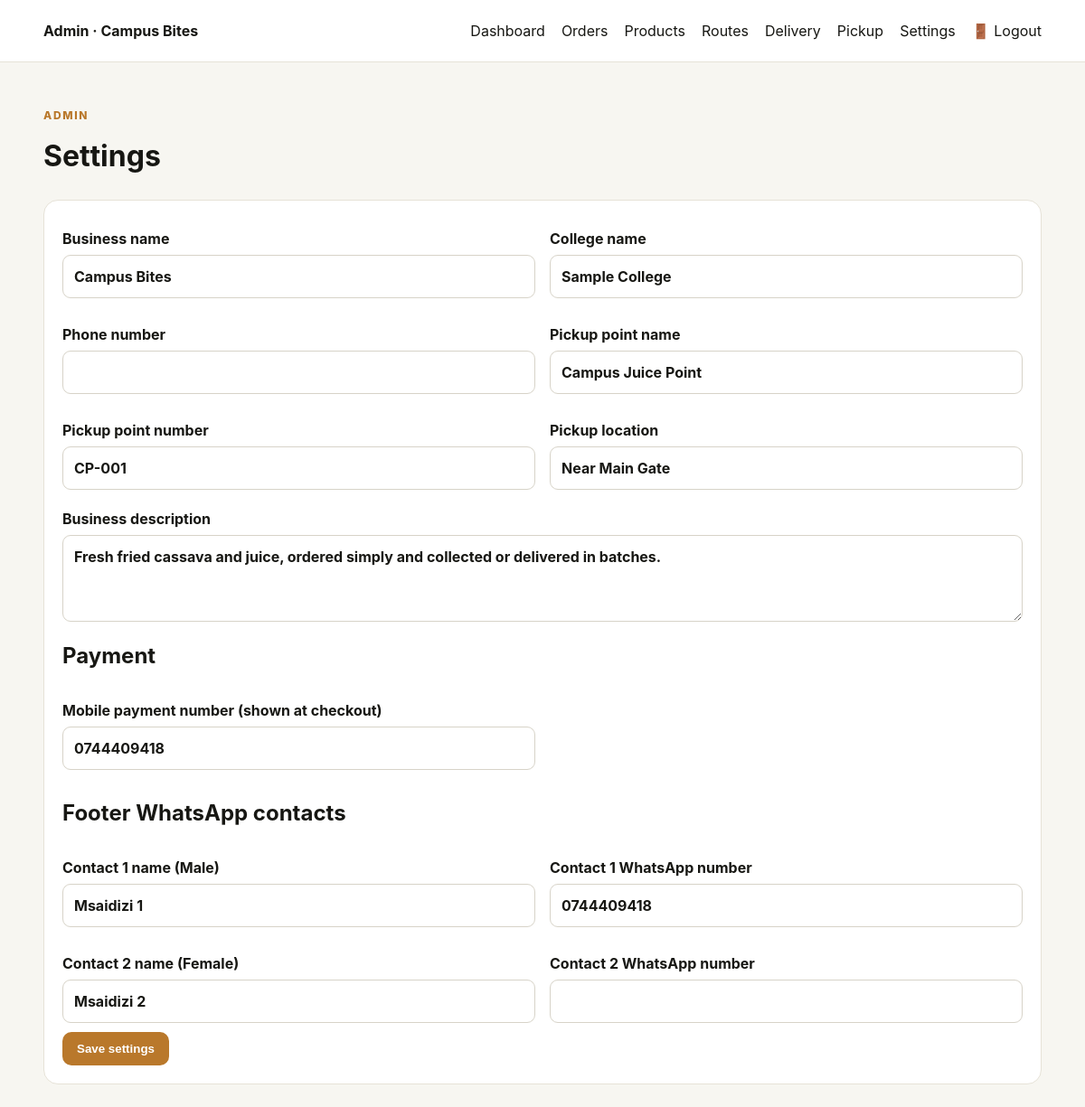
Screenshot of /admin_settings.php (signed in) with the database file from the repository.
### tables this page shows
CREATE TABLE IF NOT EXISTS settings (
  id INT AUTO_INCREMENT PRIMARY KEY,
  setting_key VARCHAR(100) NOT NULL UNIQUE,
  setting_value TEXT
);

### config.php (called while the page is built, shortened)
<?php
$host = "localhost";
$user = "root";
$pass = "";
$db   = "campus_bites";
$conn = new mysqli($host, $user, $pass, $db);
$conn->set_charset("utf8mb4");
function e($value) {
    return htmlspecialchars((string)$value, ENT_QUOTES, 'UTF-8');
}
function setting($key, $default = '') {
    global $conn;
    static $cache = [];
    if (array_key_exists($key, $cache)) return $cache[$key];
    $stmt = $conn->prepare("SELECT setting_value FROM settings WHERE setting_key=? LIMIT 1");
    $stmt->bind_param("s", $key);
    $stmt->execute();
    $res = $stmt->get_result()->fetch_assoc();
    $cache[$key] = $res ? $res['setting_value'] : $default;
    return $cache[$key];
}
?>

### admin_settings.php (the view, shortened to what this page needs)
<?php include "admin_header.php";
?>
<div class="page-title"><p class="eyebrow">ADMIN</p><h1>Settings</h1></div>
<form method="post" class="form-card"><div class="form-grid">
<label>Business name<input name="business_name" value="<?= e(setting('business_name','Campus Bites')) ?>"></label>
<label>College name<input name="college_name" value="<?= e(setting('college_name','Sample College')) ?>"></label>
<label>Phone number<input name="business_phone" value="<?= e(setting('business_phone','')) ?>"></label>
<label>Pickup point name<input name="pickup_name" value="<?= e(setting('pickup_name','Campus Juice Point')) ?>"></label>
<label>Pickup point number<input name="pickup_number" value="<?= e(setting('pickup_number','CP-001')) ?>"></label>
<label>Pickup location<input name="pickup_location" value="<?= e(setting('pickup_location','Near Main Gate')) ?>"></label>
</div><label>Business description<textarea name="business_description" rows="3"><?= e(setting('business_description','Fresh fried cassava and juice, ordered simply.')) ?></textarea></label>
<h2>Payment</h2>
<div class="form-grid">
<label>Mobile payment number (shown at checkout)<input name="payment_number" value="<?= e(setting('payment_number','0744409418')) ?>"></label>
</div>
<h2>Footer WhatsApp contacts</h2>
<div class="form-grid">
<label>Contact 1 name (Male)<input name="whatsapp_contact1_name" value="<?= e(setting('whatsapp_contact1_name','Msaidizi 1')) ?>"></label>
<label>Contact 1 WhatsApp number<input name="whatsapp_contact1_phone" value="<?= e(setting('whatsapp_contact1_phone','0744409418')) ?>"></label>
<label>Contact 2 name (Female)<input name="whatsapp_contact2_name" value="<?= e(setting('whatsapp_contact2_name','Msaidizi 2')) ?>"></label>
<label>Contact 2 WhatsApp number<input name="whatsapp_contact2_phone" value="<?= e(setting('whatsapp_contact2_phone','')) ?>"></label>
</div>
<button class="btn">Save settings</button></form>
<?php include "admin_footer.php"; ?>

### style.css (style rules this page uses)
:root { --bg:#f7f6f1;--card:#fff;--text:#171713;--muted:#6f6d63;--line:#e6e2d7;--accent:#b9782b;--dark:#22221e;--good:#2d7a4b;--bad:#a33a32 }
* { box-sizing:border-box }
body { margin:0;background:var(--bg);color:var(--text);font-family:Inter,system-ui,-apple-system,Segoe UI,Arial,sans-serif;line-height:1.5 }
.eyebrow { font-size:.75rem;letter-spacing:.14em;font-weight:800;color:var(--accent);text-transform:uppercase }
.section-head h2,.page-title h1 { margin:0 }
.btn { display:inline-block;border:0;background:var(--accent);color:#fff;text-decoration:none;padding:11px 16px;border-radius:10px;font-weight:750;cursor:pointer }
label { display:flex;flex-direction:column;gap:6px;font-weight:650;margin:10px 0 }
input,select,textarea { font:inherit;padding:11px 12px;border:1px solid #d7d3c8;border-radius:9px;background:#fff;color:var(--text) }
.page-title { padding:38px 0 24px }
.info-card,.admin-card,.form-card,.tracking-card,.empty,.order-summary { background:#fff;border:1px solid var(--line);border-radius:16px;padding:20px }
.form-grid { display:grid;grid-template-columns:repeat(2,1fr);gap:8px 16px }
.form-card { margin-bottom:25px }

### rows the page displays
settings: college_name "Sample College"
settings: pickup_name "Campus Juice Point"
settings: pickup_number "CP-001"
settings: pickup_location "Near Main Gate"
settings: business_description "Fresh fried cassava and juice, ordered simply and collected or delivered in batches."
settings: payment_number "0744409418"
settings: whatsapp_contact1_name "Msaidizi 1"
settings: whatsapp_contact1_phone "0744409418"
settings: whatsapp_contact2_name "Msaidizi 2"

### other values shown
setting('business_name','Campus Bites') "Campus Bites"
